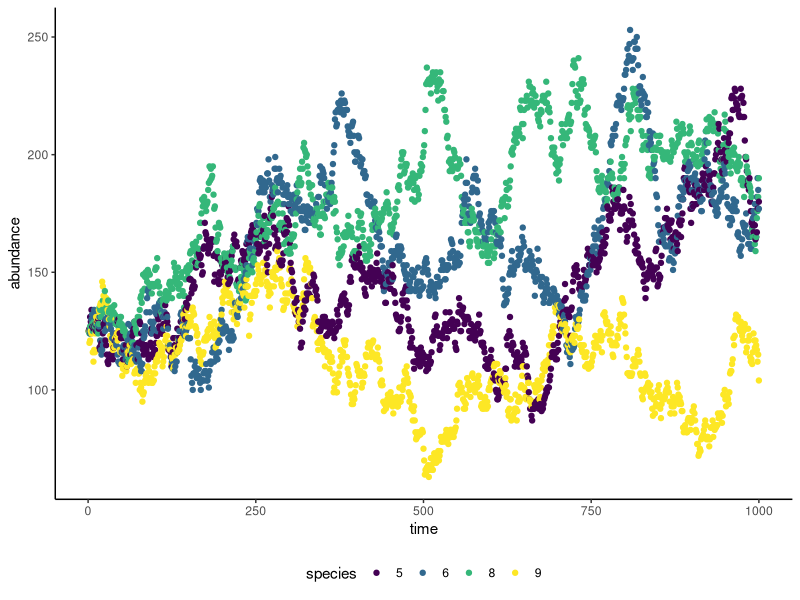
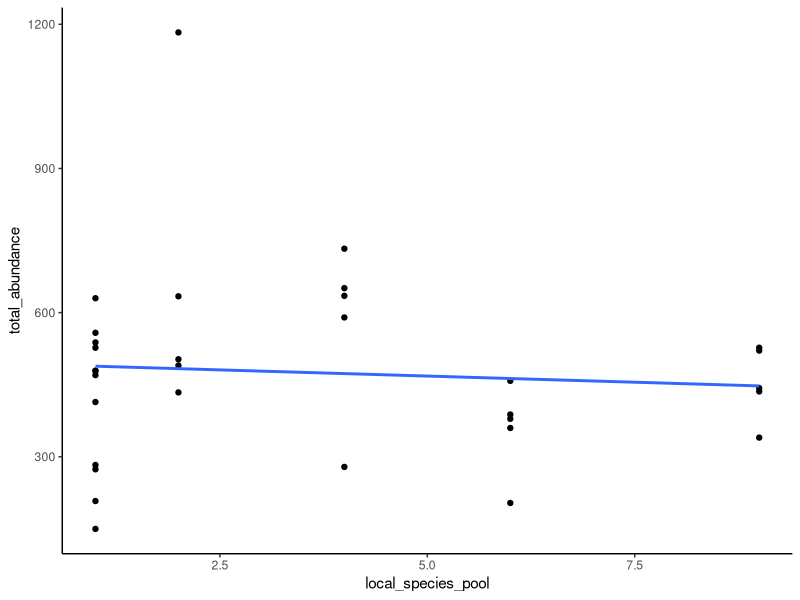

Write the R code that produced these figures, in order.

# Project: Review of multifunctionality in ecology, conservation and ecosystem service science

# Title: Code for an ecological drift model (sensu Hubbell 2001) but without dispersal or speciation

# parameter definitions

# lsp: gradient of local species pools (i.e. initial seeded diversity) but not monocultures (must be positive integers)
# mono: options for including monocultures:
# - "all" includes all possible monocultures from the regional species pool (i.e. rsp)
# - "random" draws monocultures randomly as per the other local species pool treatments
# - "none" excludes monocultures
# reps: number of replicates for each local species pool size
# technical_reps: how many repeats of each treatment exactly
# rsp: number of species in the regional species pool
# t_steps: number of time steps to model
# n0: initial abundance of all species (i.e. all species together)

# prop_change: expected proportion (Poisson distribution) of individuals that turnover at each time-step

# n_repeats: how many times to run the model with current parameters

# write an ecological drift model (sensu Hubbell 2001)
drift_model <- function(lsp = c(2, 4, 6),
                        mono = "all",
                        reps = 3,
                        technical_reps = 1,
                        rsp = 9,
                        t_steps = 1000,
                        n0 = 500,
                        prop_change = 0.05,
                        n_repeats = 1) {
  
  # load the dplyr library
  library(dplyr)
  
  # define a truncated poisson distribution
  trunc_pois <- function(n, lambda) {
    x <- rpois(n = n, lambda = lambda)
    y <- ifelse(x == 0, 1, x)
    return(y)
  }
  
  # perform error checking on arguments
  
  # lsp values cannot be less than or equal to 1
  if ( any(lsp <= 1) ) {
    stop("error! lsp cannot be one because monocultures are specified via mono argument")
  }
  
  # lsp values must be integers
  if ( any(lsp%%1 != 0 ) ) {
    stop("error! lsp must be integers")
  }
  
  # number of replicates (reps) must be at least 1 otherwise a default of 1 is assigned
  if (reps < 1) {
    stop("reps set to less than 1, choose appropriate number of replicates")
  }
  
  # make sure proportion change is between 0 and 1
  if ( (prop_change <= 0) | (prop_change >= 1) ) {
    stop("proportion change argument must be between 0 and 1")
  }
  
  # make sure that n0 is always greater than two times max lsp
  if (n0 < 2*max(lsp)) {
    stop("number of starting individuals (n0) must be at least twice as large as the maximum lsp")
  }
  
  # make sure the rsp is greater than the maximum lsp
  if (rsp < max(lsp)) {
    stop("regional species pool (rsp) must be at greater than or equal to maximum diversity lsp")
  }
  
  # make sure the number of time-steps is greater than or equal to 1
  if (t_steps < 2 ) {
    stop("time-steps less than 2, choose more time steps")
  }
  
  # make sure there is at least one model run
  if (n_repeats < 1) {
    stop("fewer than one model repeat select")
  }
  
  
  # set up the mixtures
  
  # assign a local species pool size to each mixture patch
  lsp.p <- rep(lsp, each = reps)
  
  # get a list of patches with a sack of species for each patch
  mix.sack <- vector("list", length = length(lsp.p))
  for (i in 1:length(lsp.p)) {
    
    x <- sample(x = (1:rsp), size = lsp.p[i], replace = FALSE)
    
    mix.sack[[i]] <- rep(x, each = round((n0/lsp.p[i]), 0))
    
  }
  
  # set up the monocultures
  if (mono == "all") {
    
    mono.sack <- vector("list", length = rsp)
    for (i in 1:rsp) {
      
      mono.sack[[i]] <- rep(i, each = round(n0, 0))
      
    }
    
  } else if (mono == "random") {
    
    mono.sack <- vector("list", length = reps)
    for (i in 1:reps) {
      
      x <- sample(x = (1:rsp), size = 1, replace = FALSE)
      
      mono.sack[[i]] <- rep(x, each = round(n0, 0))
      
    } 
    
  } else if (mono == "none") {
    
    mono.sack <- NULL
    
  } else {
    
    stop("error! choose appropriate monoculture option")
  }
  
  # add the monocultures to the mixtures
  mono_mix <- c(mono.sack, mix.sack)
  
  # set the number of technical replicates i.e. replicates of same exact composition
  if( technical_reps < 1) {
    
    stop("error! technical replicates cannot be less than one")
    
  } else if (technical_reps == 1) {
    
    patch.sack <- mono_mix  
    
  } else if (technical_reps > 1) {
    
    patch.sack <- c(mono_mix)
    for (i in 1:(technical_reps - 1)) {
      
      patch.sack <- c(patch.sack, mono_mix)
      
    }
    
  } else {
    
    stop("error! choose appropriate technical replicate")
    
  }
  
  # run the model n-times
  
  model_out <- vector("list", length = n_repeats)
  
  for (i in 1:n_repeats){
    
    neutral_list <- 
      
      lapply(patch.sack, function(patch) {
        
        # create an output list of species abundances for each time point
        n_t <- vector("list", length = t_steps)
        
        # fill the first time point with starting abundances
        n_t[[1]] <- patch
        
        for(m in seq(from = 2, to = t_steps, by = 1)){
          
          # get total number of individuals in patch
          l <- length(n_t[[m-1]])
          
          # round the proportion change variable
          y <- round(l*prop_change, 0)
          n_change <- ifelse(y == 0, 1, y)
          
          # get the number of individuals to kill
          n_kill <- trunc_pois(n = 1, n_change)
          
          # if total length is less than or equal to or if number killed exceeds total population
          # assign an empty vector
          if ( (l <= 1) | (n_kill >= l) ) {
            
            n_t[[m]] <- vector()
            
          } else {
            
            # kill n individuals drawn from a poisson distribution
            post_death <- n_t[[m-1]][-sample(x = 1:l, size = n_kill)]
            
            # draw new recruits
            z <- trunc_pois(n = 1, n_change)
            
            if (z > length(post_death)) {
              
              n_t[[m]] <- c(post_death)
              
            } else {
              
              # draw new recruits
              new_recruits <- post_death[sample(x = 1:length(post_death), size = z, replace = FALSE)]
              
              # join the post_death and new_recruits and write to second time-step
              n_t[[m]] <- c(post_death, new_recruits)
              
            }
            
          }
          
        }
        
        # summarise model results into a data.frame
        df.patch <- lapply(n_t, function(x) {
          
          sp.abun <- vector(length = rsp)
          for (j in 1:rsp) {
            
            sp.abun[j] <- sum(j == x)
            
          }
          
          df <- data.frame(species = 1:rsp,
                           abundance = sp.abun)
          
          return(df)
          
        })
        
        df.patch <- bind_rows(df.patch, .id = "time")
        
        # add local species pool information
        df.patch$local_species_pool <- length(unique(patch))
        
        # add species composition information
        df.patch$composition <- paste(unique(patch), collapse = "")
        
        return(df.patch)
        
      })
    
    # bind this list into a data.frame
    neutral_data <- bind_rows(neutral_list, .id = "patch")
    
    # convert the time variable into a numeric variable
    neutral_data <- 
      neutral_data %>%
      mutate(time = as.numeric(time))
    
    model_out[[i]] <- neutral_data
    
  }
  
  data_out <- bind_rows(model_out, .id = "model_run")
  
  # reorder the columns
  data_out <- 
    data_out %>%
    dplyr::select(model_run, patch, time, local_species_pool, composition, species, abundance)
  
  return( data_out )
  
}

# test the ecological drift model
x <- drift_model(lsp = c(2, 4, 6, 9),
                 mono = "all",
                 reps = 5,
                 technical_reps = 1,
                 rsp = 12,
                 t_steps = 1000,
                 n0 = 500,
                 prop_change = 0.05,
                 n_repeats = 1)

x

library(ggplot2)
head(x)
unique(x$composition)

x %>%
  filter(abundance > 0, patch == 19) %>%
  mutate(species = as.character(species)) %>%
  group_by(local_species_pool, patch, time, species) %>%
  summarise(abundance = median(abundance)) %>%
  ggplot(data = .,
         mapping = aes(x = time, y = abundance, colour = species )) +
  geom_point() +
  scale_colour_viridis_d() +
  # facet_wrap(~patch, scales = "free") +
  theme_classic() +
  theme(legend.position = "bottom")

x %>%
  filter(time == last(time)) %>%
  group_by(patch) %>%
  summarise(local_species_pool = mean(local_species_pool),
            realised_richness = sum(if_else(abundance > 0, 1, 0)),
            total_abundance = sum(abundance)) %>%
  ggplot(data = .,
         mapping = aes(x = local_species_pool, y = total_abundance)) +
  geom_point() +
  geom_smooth(method = "lm", se = FALSE) +
  theme_classic() +
  theme(legend.position = "bottom")

df <- 
  x %>%
  filter(time == last(time)) %>%
  group_by(patch) %>%
  summarise(local_species_pool = mean(local_species_pool),
            realised_richness = sum(if_else(abundance > 0, 1, 0)),
            total_abundance = sum(abundance))

summary(lm(total_abundance~local_species_pool, data = df))
